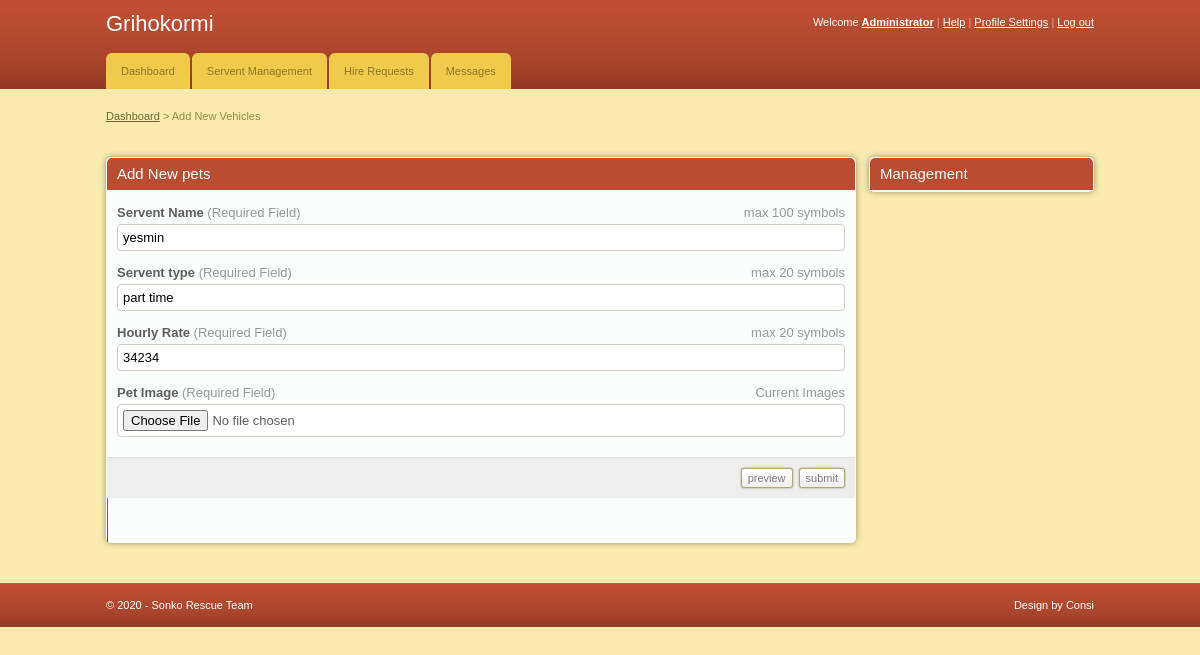
/admin/edit.php?id=13 (signed in), run on the app's committed database.
### tables this page shows
CREATE TABLE IF NOT EXISTS `pets` (
  `pet_id` int(11) NOT NULL AUTO_INCREMENT,
  `pet_name` varchar(255) NOT NULL,
  `pet_type` varchar(255) NOT NULL,
  `image` text,
  `price` int(11) NOT NULL,
  `status` varchar(255) NOT NULL,
  PRIMARY KEY (`pet_id`)
);

### admin/edit.php (the view, shortened to what this page needs)
<!DOCTYPE html PUBLIC "-//W3C//DTD XHTML 1.0 Transitional//EN" "http://www.w3.org/TR/xhtml1/DTD/xhtml1-transitional.dtd">
<html xmlns="http://www.w3.org/1999/xhtml">
<head>
	<link rel="stylesheet" href="css/style.css" type="text/css" media="all" />
</head>
<body>
	<?php
		include '../includes/config.php';
		$id=$_GET['id'];
		$select = "SELECT * FROM pets WHERE pet_id = '$id'";
		$result = $conn->query($select);
		while($row = $result->fetch_assoc()){
				$pet_name=$row['pet_name'];
				$pet_type=$row['pet_type'];
				$pet_price=$row['price'];
								}
							?>
<div id="header">
	<div class="shell">
		<?php
			include 'menu.php';
		?>
		</div>
	</div>
<div id="container">
	<div class="shell">
		<div class="small-nav">
			<a href="index.php">Dashboard</a>
			<span>&gt;</span>
			Add New Vehicles
		</div>
		<br />
		<div id="main">
			<div id="content">
				<div class="box">
					<div class="box-head">
						<h2>Add New pets</h2>
					</div>
					<form action="" method="post" enctype="multipart/form-data">
						<div class="form">
								<p>
									<span class="req">max 100 symbols</span>
									<label>Servent Name <span>(Required Field)</span></label>
									<input type="text" class="field size1" name="pet_name" value="<?php echo $pet_name;?>" required />
								</p>
								<p>
									<span class="req">max 20 symbols</span>
									<label>Servent type <span>(Required Field)</span></label>
									<input type="text" class="field size1" name="pet_type" value="<?php echo $pet_type;?>" required />
								</p>
								<p>
									<span class="req">max 20 symbols</span>
									<label>Hourly Rate <span>(Required Field)</span></label>
									<input type="text" class="field size1" value="<?php echo $pet_price;?>" name="price" required />
								</p>
								<p>
									<span class="req">Current Images</span>
									<label>Pet Image <span>(Required Field)</span></label>
									<input type="file" class="field size1" name="image"  />
								</p>
						</div>
						<div class="buttons">
							<input type="button" class="button" value="preview" />
							<input type="submit" class="button" value="submit" name="send" />
						</div>
					</form>
				</div>
			</div>
			<div id="sidebar">
				<div class="box">
					<div class="box-head">
						<h2>Management</h2>
					</div>
				</div>
			</div>
		</div>
	</div>
</div>
<div id="footer">
	<div class="shell">
		<span class="left">&copy; <?php echo date("Y");?> - Sonko Rescue Team</span>
		<span class="right">
			Design by Consi</a>
		</span>
	</div>
</div>
</body>
</html>

### admin/css/style.css (style rules this page uses)
* { padding:0; margin:0; outline:0; }
body { background:#f9ebae; font-family: Verdana, sans-serif; font-size:11px; line-height:14px; color:#5e5e5e; }
input, textarea, select { font-family: Verdana, sans-serif; font-size:13px; }
.field { border:solid 1px #d3cfc7; background:#fff; padding:5px; }
.button { background:#eee url(images/button.gif) repeat-x 0 0; border:solid 1px #b1a874; color:#7f7f7f; font-size:11px; padding:2px 6px 2px 6px; cursor:pointer; line-height:14px !important; }
a { color:#ba4c32; text-decoration: underline; cursor:pointer; }
.left, .alignleft { float:left; display:inline; }
.right, .alignright { float:right; display:inline; }
h2 { font-size:15px; font-weight: normal; }
.shell { width:988px; margin:0 auto; }
#header { height:89px; background:url(images/header.gif); white-space:nowrap; }
#container { padding:20px 0; }
.small-nav { color:#978b48; padding-bottom:20px; }
.small-nav a { color:#6f6636; }
#content { float:left; width:750px; }
#sidebar { float:right; width:225px; }
.box { background:#fbfcfc; height:100%; padding:1px; margin-bottom:20px; }
.box-head { background:#ba4c32; height:32px; color:#fff; padding: 0 10px; line-height:32px; white-space:nowrap; border-bottom:solid 1px #fff; }
.form { padding:15px 10px 5px 10px; }
.form label { display:block; font-weight: bold; font-size:13px; padding-bottom:4px; }
.form label span { color:#999; font-weight: normal; }
.form .field { display:block; }
.form .req { font-size:13px; float:right; white-space:nowrap; color:#999; }
.form p { padding-bottom:15px; }
.size1 { width:716px; }
.buttons { text-align: right; padding:10px; background:#eee; border-top:solid 1px #e0e0e0; }
.buttons .button { margin-left:3px; }
#footer { height:44px; background:url(images/footer.gif); line-height:44px; color:#fff; }
.box { -moz-border-radius:5px; -webkit-border-radius:5px; -moz-box-shadow: 0 0 6px #978f6c; -webkit-box-shadow: 0 0 6px #978f6c; }
.box-head { -moz-border-radius-topleft:5px; -moz-border-radius-topright:5px; -webkit-border-top-left-radius:5px; -webkit-border-top-right-radius:5px; }
.field, .button { -moz-border-radius:4px; -webkit-border-radius:4px; }
.small-field, .button, .pagging a { -moz-border-radius:3px; -webkit-border-radius:3px; }
.button { -moz-box-shadow: 0 0 2px #978f6c; -webkit-box-shadow: 0 0 2px #978f6c; }

### data on the page
pets: pet_name "yesmin", pet_type "part time", price "34234"
